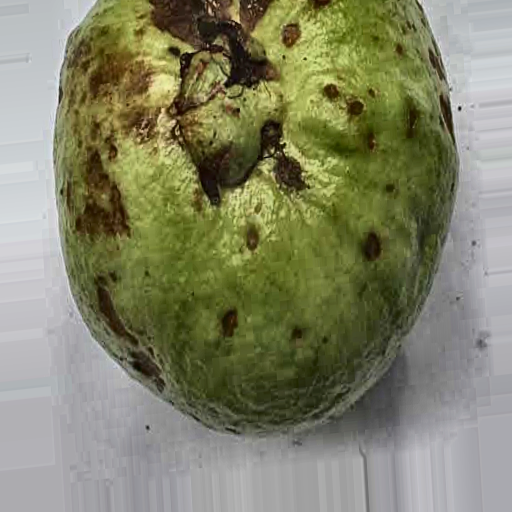
#> input picture data/processed/test/Anthracnose/109_unsharp_clahe_augmented_1.png, 512 x 512 px, found by its file name; its folder holds only this picture in this run
$ jupyter execute --allow-errors data_preprocessing.ipynb
#> lines starting #> are read from the running program, lines starting #| are printed output that depends on the picture
# Data Preprocessing for Image
This notebook contains code for preprocessing the raw images of guava fruits, including techniques such as unsharp masking, CLAHE, data augmentation, and normalization.

[cell 1]
import os
import cv2
import numpy as np
import matplotlib.pyplot as plt
from sklearn.model_selection import train_test_split
from keras.preprocessing.image import ImageDataGenerator

# Define paths
raw_data_dir = '../data/raw'
processed_data_dir = '../data/processed'
categories = ['anthracnose', 'fruit_flies', 'healthy']

# Function to preprocess images
def preprocess_image(image_path):
    image = cv2.imread(image_path)
#> image is the input picture: shape (512, 512, 3); mean B, G, R 103.6, 131.7, 130.4
    image = cv2.cvtColor(image, cv2.COLOR_BGR2RGB)
    image = cv2.resize(image, (512, 512))
    return image

# Function to apply unsharp masking
def unsharp_mask(image, sigma=1.0, strength=1.5):
#> called with sigma = 1, strength = 1.5
    blurred = cv2.GaussianBlur(image, (0, 0), sigma)
    sharpened = cv2.addWeighted(image, 1 + strength, blurred, -strength, 0)
    return sharpened

# Function to apply CLAHE
def apply_clahe(image):
    lab = cv2.cvtColor(image, cv2.COLOR_RGB2Lab)
#> lab: shape (512, 512, 3); mean of channels 0, 1, 2 136.8, 123.3, 143.1
    l, a, b = cv2.split(lab)
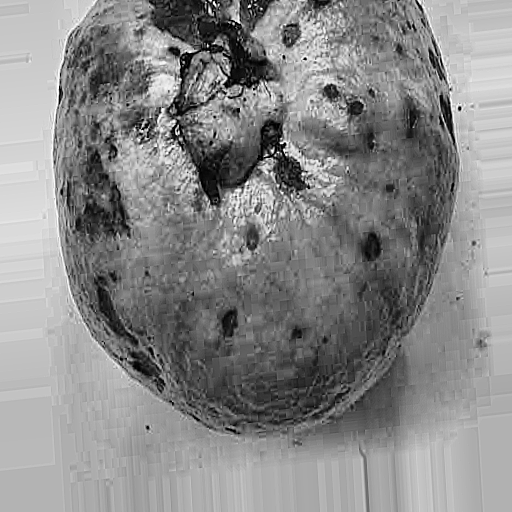
#> l: shape (512, 512); min 0, max 255, mean 136.8
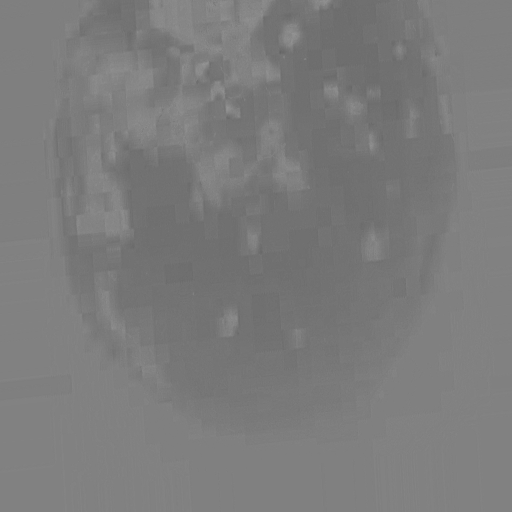
#> a: shape (512, 512); min 100, max 147, mean 123.3
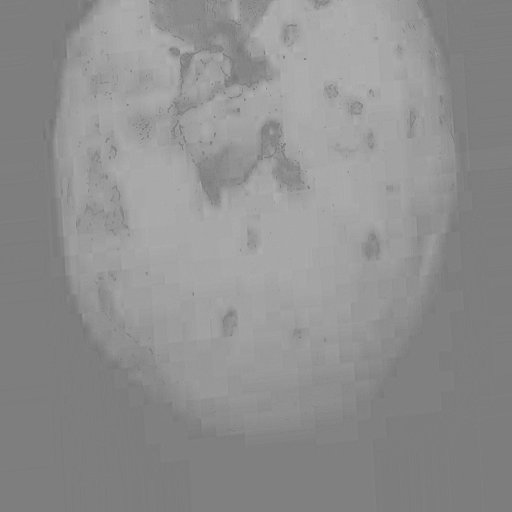
#> b: shape (512, 512); min 115, max 179, mean 143.1
    clahe = cv2.createCLAHE(clipLimit=3.0, tileGridSize=(8, 8))
    cl = clahe.apply(l)
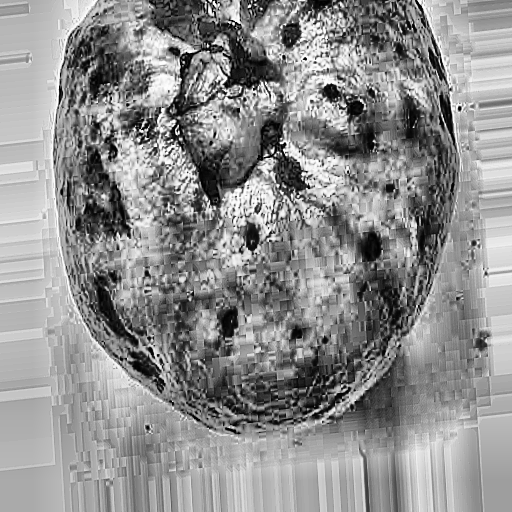
#> cl: shape (512, 512); min 0, max 255, mean 142.9
    limg = cv2.merge((cl, a, b))
#> limg: shape (512, 512, 3); mean of channels 0, 1, 2 142.9, 123.3, 143.1
    return cv2.cvtColor(limg, cv2.COLOR_Lab2RGB)
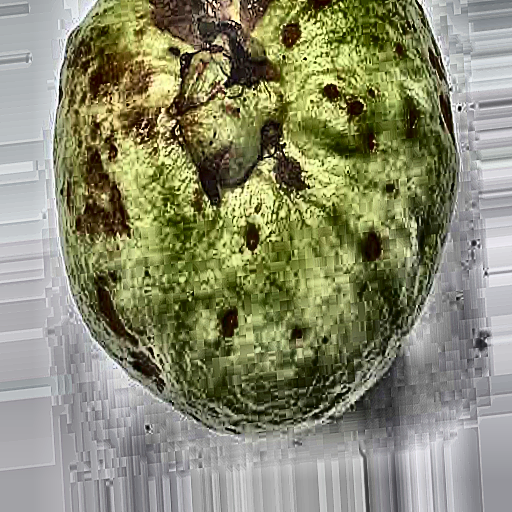
#> returned value: shape (512, 512, 3); mean R, G, B 137.2, 138.3, 110.6

# Preprocess and save images
#> (the rest of this cell did not finish here and is left out)
